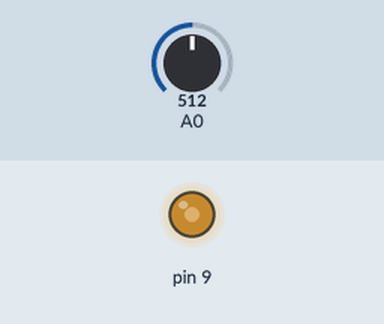
Simulated run of this sketch. Board: Arduino Uno, built with avr-gcc and run on an emulated ATmega328P. Shown: output pins drawn as LEDs (lit = HIGH). Inputs (shaded band) come from the test bench; at power-on: A0 = 512.

Above: at 1.2 s.
1.3 s: A0 set to 716
At 2.5 s:
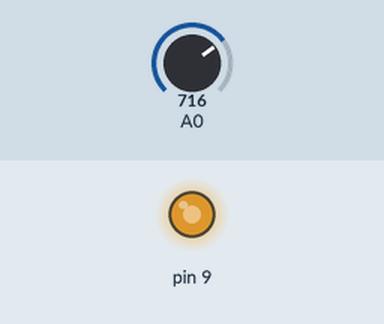
2.8 s: A0 set to 900
At 3.7 s:
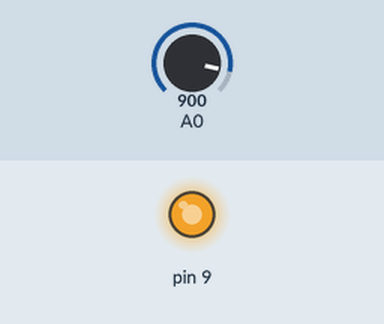
4.3 s: A0 set to 122
At 4.9 s:
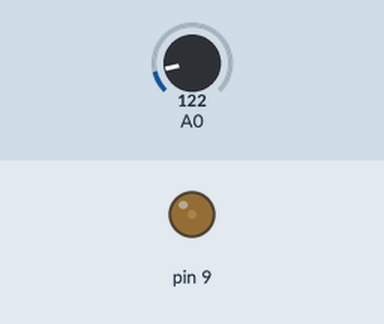
5.8 s: A0 set to 0
At 7.2 s:
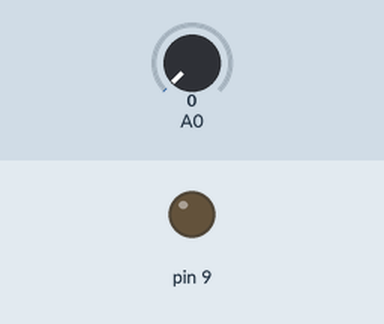
Timing chart, 0 to 8.3 s (numbered marks = the images above; inputs shaded):
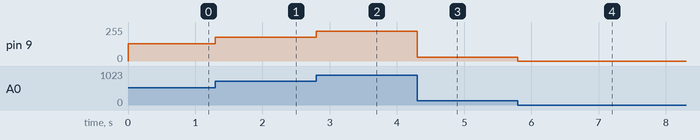

Measured:
- after the input at 1.3 s, pin 9: 128/255 → 179/255 at once
- after the input at 2.8 s, pin 9: 179/255 → 225/255 at once
- after the input at 4.3 s, pin 9: 225/255 → 30/255 at once
- after the input at 5.8 s, pin 9: 30/255 → 0/255 at once

The sketch:

smashing_hillar1.ino
```cpp
void setup() {

   pinMode(A0, INPUT);
   pinMode(9, OUTPUT);

}

void loop() {


   int poten = 0;
  poten = analogRead(A0);
  analogWrite(9, poten/4);
}
 
```
